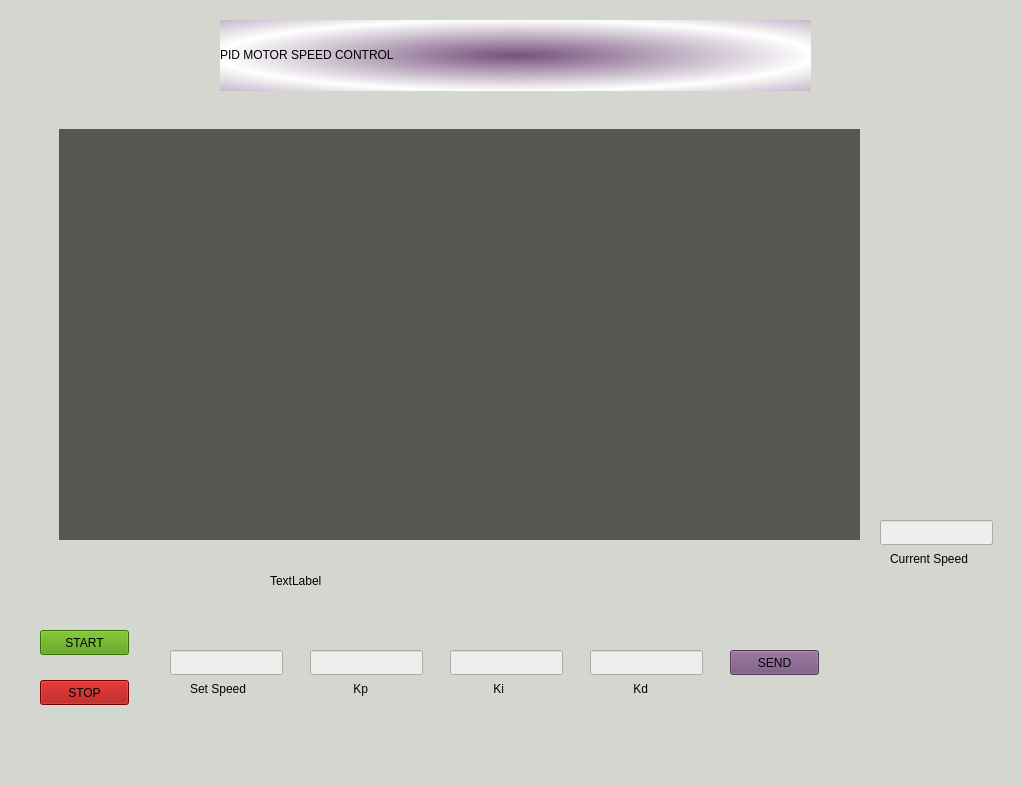
<?xml version="1.0" encoding="UTF-8"?>
<ui version="4.0">
 <class>MainWindow</class>
 <widget class="QMainWindow" name="MainWindow">
  <property name="geometry">
   <rect>
    <x>0</x>
    <y>0</y>
    <width>1021</width>
    <height>785</height>
   </rect>
  </property>
  <property name="windowTitle">
   <string>PID Controller</string>
  </property>
  <property name="styleSheet">
   <string notr="true">background-color: rgb(211, 215, 207);</string>
  </property>
  <widget class="QWidget" name="centralwidget">
   <widget class="QPushButton" name="pushButton_start">
    <property name="geometry">
     <rect>
      <x>40</x>
      <y>630</y>
      <width>89</width>
      <height>25</height>
     </rect>
    </property>
    <property name="styleSheet">
     <string notr="true">background-color: rgb(78, 154, 6);
gridline-color: rgb(46, 52, 54);</string>
    </property>
    <property name="text">
     <string>START</string>
    </property>
   </widget>
   <widget class="QPushButton" name="pushButton_stop">
    <property name="geometry">
     <rect>
      <x>40</x>
      <y>680</y>
      <width>89</width>
      <height>25</height>
     </rect>
    </property>
    <property name="styleSheet">
     <string notr="true">background-color: rgb(164, 0, 0);
gridline-color: rgb(46, 52, 54);</string>
    </property>
    <property name="text">
     <string>STOP</string>
    </property>
   </widget>
   <widget class="QLineEdit" name="lineEdit_setSpeed">
    <property name="geometry">
     <rect>
      <x>170</x>
      <y>650</y>
      <width>113</width>
      <height>25</height>
     </rect>
    </property>
    <property name="styleSheet">
     <string notr="true">background-color: rgb(238, 238, 236);</string>
    </property>
    <property name="text">
     <string/>
    </property>
   </widget>
   <widget class="QLineEdit" name="lineEdit_kp">
    <property name="geometry">
     <rect>
      <x>310</x>
      <y>650</y>
      <width>113</width>
      <height>25</height>
     </rect>
    </property>
    <property name="styleSheet">
     <string notr="true">background-color: rgb(238, 238, 236);</string>
    </property>
   </widget>
   <widget class="QLineEdit" name="lineEdit_ki">
    <property name="geometry">
     <rect>
      <x>450</x>
      <y>650</y>
      <width>113</width>
      <height>25</height>
     </rect>
    </property>
    <property name="styleSheet">
     <string notr="true">background-color: rgb(238, 238, 236);</string>
    </property>
   </widget>
   <widget class="QLineEdit" name="lineEdit_kd">
    <property name="geometry">
     <rect>
      <x>590</x>
      <y>650</y>
      <width>113</width>
      <height>25</height>
     </rect>
    </property>
    <property name="styleSheet">
     <string notr="true">background-color: rgb(238, 238, 236);</string>
    </property>
   </widget>
   <widget class="QPushButton" name="pushButton_send">
    <property name="geometry">
     <rect>
      <x>730</x>
      <y>650</y>
      <width>89</width>
      <height>25</height>
     </rect>
    </property>
    <property name="styleSheet">
     <string notr="true">background-color: rgb(117, 80, 123);
gridline-color: rgb(46, 52, 54);</string>
    </property>
    <property name="text">
     <string>SEND</string>
    </property>
   </widget>
   <widget class="QLabel" name="label_setSpeed">
    <property name="geometry">
     <rect>
      <x>190</x>
      <y>680</y>
      <width>67</width>
      <height>17</height>
     </rect>
    </property>
    <property name="text">
     <string>Set Speed</string>
    </property>
   </widget>
   <widget class="QLabel" name="label_kp">
    <property name="geometry">
     <rect>
      <x>330</x>
      <y>680</y>
      <width>67</width>
      <height>17</height>
     </rect>
    </property>
    <property name="text">
     <string>       Kp</string>
    </property>
   </widget>
   <widget class="QLabel" name="label_ki">
    <property name="geometry">
     <rect>
      <x>470</x>
      <y>680</y>
      <width>67</width>
      <height>17</height>
     </rect>
    </property>
    <property name="text">
     <string>       Ki</string>
    </property>
   </widget>
   <widget class="QLabel" name="label_kd">
    <property name="geometry">
     <rect>
      <x>610</x>
      <y>680</y>
      <width>67</width>
      <height>17</height>
     </rect>
    </property>
    <property name="text">
     <string>       Kd</string>
    </property>
   </widget>
   <widget class="QLineEdit" name="lineEdit_currentSpeed">
    <property name="geometry">
     <rect>
      <x>880</x>
      <y>520</y>
      <width>113</width>
      <height>25</height>
     </rect>
    </property>
    <property name="styleSheet">
     <string notr="true">background-color: rgb(238, 238, 236);</string>
    </property>
   </widget>
   <widget class="QLabel" name="label_currentSpeed">
    <property name="geometry">
     <rect>
      <x>890</x>
      <y>550</y>
      <width>101</width>
      <height>17</height>
     </rect>
    </property>
    <property name="text">
     <string>Current Speed</string>
    </property>
   </widget>
   <widget class="QLabel" name="label">
    <property name="geometry">
     <rect>
      <x>220</x>
      <y>20</y>
      <width>591</width>
      <height>71</height>
     </rect>
    </property>
    <property name="layoutDirection">
     <enum>Qt::LeftToRight</enum>
    </property>
    <property name="styleSheet">
     <string notr="true">font: 57 33pt &quot;Ubuntu&quot;;
background-color: qradialgradient(spread:reflect, cx:0.5, cy:0.5, radius:0.5, fx:0.5, fy:0.5, stop:0 rgba(117, 80, 123, 255), stop:1 rgba(255, 255, 255, 255));
</string>
    </property>
    <property name="text">
     <string>PID MOTOR SPEED CONTROL</string>
    </property>
    <property name="textFormat">
     <enum>Qt::RichText</enum>
    </property>
   </widget>
   <widget class="MplWidget" name="MplWidget" native="true">
    <property name="geometry">
     <rect>
      <x>59</x>
      <y>129</y>
      <width>801</width>
      <height>411</height>
     </rect>
    </property>
    <property name="styleSheet">
     <string notr="true">background-color: rgb(85, 87, 83);</string>
    </property>
   </widget>
   <widget class="QLabel" name="label_2">
    <property name="geometry">
     <rect>
      <x>270</x>
      <y>560</y>
      <width>411</width>
      <height>41</height>
     </rect>
    </property>
    <property name="text">
     <string>TextLabel</string>
    </property>
   </widget>
  </widget>
  <widget class="QMenuBar" name="menubar">
   <property name="geometry">
    <rect>
     <x>0</x>
     <y>0</y>
     <width>1021</width>
     <height>22</height>
    </rect>
   </property>
  </widget>
  <widget class="QStatusBar" name="statusbar"/>
 </widget>
 <customwidgets>
  <customwidget>
   <class>MplWidget</class>
   <extends>QWidget</extends>
   <header>mplwidget.h</header>
   <container>1</container>
  </customwidget>
 </customwidgets>
 <resources/>
 <connections/>
</ui>
